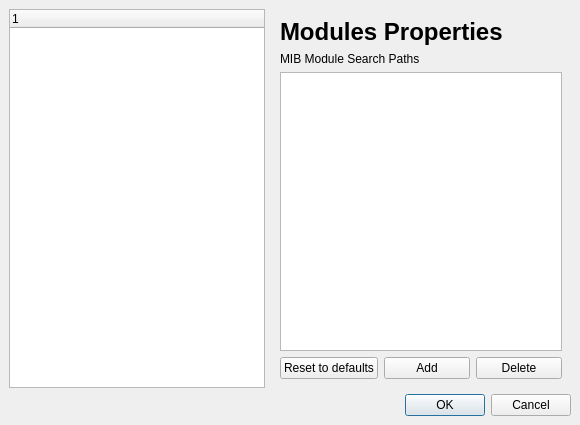
<?xml version="1.0" encoding="UTF-8"?>
<ui version="4.0">
 <comment>
    Copyright (c) 2004-2017 Martin Jolicoeur and contributors
    
    This file is part of the snmpb project and is free software: you can
    redistribute it and/or modify it under the terms of the GNU General
    Public License as published by the Free Software Foundation, either
    version 3 of the License, or (at your option) any later version.
    
    This program is distributed in the hope that it will be useful,
    but WITHOUT ANY WARRANTY; without even the implied warranty of
    MERCHANTABILITY or FITNESS FOR A PARTICULAR PURPOSE.  See the
    GNU General Public License for more details.
    
    You should have received a copy of the GNU General Public License
    along with this program.  If not, see http://www.gnu.org/licenses/.
</comment>
 <class>Preferences</class>
 <widget class="QDialog" name="Preferences">
  <property name="geometry">
   <rect>
    <x>0</x>
    <y>0</y>
    <width>580</width>
    <height>425</height>
   </rect>
  </property>
  <property name="sizePolicy">
   <sizepolicy hsizetype="Fixed" vsizetype="Fixed">
    <horstretch>0</horstretch>
    <verstretch>0</verstretch>
   </sizepolicy>
  </property>
  <property name="windowTitle">
   <string>Preferences</string>
  </property>
  <property name="windowIcon">
   <iconset>
    <normaloff>images/snmpb.png</normaloff>images/snmpb.png</iconset>
  </property>
  <layout class="QGridLayout">
   <property name="margin">
    <number>9</number>
   </property>
   <property name="spacing">
    <number>6</number>
   </property>
   <item row="0" column="0">
    <widget class="QTreeWidget" name="PreferencesTree">
     <property name="sizePolicy">
      <sizepolicy hsizetype="Preferred" vsizetype="Preferred">
       <horstretch>0</horstretch>
       <verstretch>0</verstretch>
      </sizepolicy>
     </property>
     <column>
      <property name="text">
       <string notr="true">1</string>
      </property>
     </column>
    </widget>
   </item>
   <item row="0" column="1">
    <widget class="QStackedWidget" name="PreferencesProps">
     <property name="currentIndex">
      <number>2</number>
     </property>
     <widget class="QWidget" name="TransportProps">
      <layout class="QGridLayout">
       <item row="0" column="0">
        <widget class="QLabel" name="TransportPropsL">
         <property name="text">
          <string>&lt;html&gt;&lt;head&gt;&lt;meta name=&quot;qrichtext&quot; content=&quot;1&quot; /&gt;&lt;style type=&quot;text/css&quot;&gt;
p, li { white-space: pre-wrap; }
&lt;/style&gt;&lt;/head&gt;&lt;body style=&quot; font-family:'Sans Serif'; font-size:12pt; font-weight:400; font-style:normal; text-decoration:none;&quot;&gt;
&lt;p style=&quot; margin-top:0px; margin-bottom:0px; margin-left:0px; margin-right:0px; -qt-block-indent:0; text-indent:0px;&quot;&gt;&lt;span style=&quot; font-size:18pt; font-weight:600;&quot;&gt;Transport Properties&lt;/span&gt;&lt;/p&gt;&lt;/body&gt;&lt;/html&gt;</string>
         </property>
        </widget>
       </item>
       <item row="1" column="0">
        <spacer>
         <property name="orientation">
          <enum>Qt::Vertical</enum>
         </property>
         <property name="sizeType">
          <enum>QSizePolicy::Fixed</enum>
         </property>
         <property name="sizeHint" stdset="0">
          <size>
           <width>20</width>
           <height>40</height>
          </size>
         </property>
        </spacer>
       </item>
       <item row="2" column="0">
        <widget class="QGroupBox" name="Protocol">
         <property name="title">
          <string>Protocol</string>
         </property>
         <layout class="QGridLayout">
          <property name="margin">
           <number>9</number>
          </property>
          <property name="spacing">
           <number>6</number>
          </property>
          <item row="1" column="0">
           <widget class="QCheckBox" name="EnableIPv4">
            <property name="text">
             <string>Enable Internet Protocol v4 (IPv4)</string>
            </property>
           </widget>
          </item>
          <item row="2" column="0">
           <widget class="QCheckBox" name="EnableIPv6">
            <property name="text">
             <string>Enable Internet Protocol v6 (IPv6)</string>
            </property>
           </widget>
          </item>
         </layout>
        </widget>
       </item>
       <item row="4" column="0">
        <spacer>
         <property name="orientation">
          <enum>Qt::Vertical</enum>
         </property>
         <property name="sizeType">
          <enum>QSizePolicy::Expanding</enum>
         </property>
         <property name="sizeHint" stdset="0">
          <size>
           <width>20</width>
           <height>111</height>
          </size>
         </property>
        </spacer>
       </item>
      </layout>
     </widget>
     <widget class="QWidget" name="MIBTreeProps">
      <layout class="QGridLayout">
       <property name="margin">
        <number>9</number>
       </property>
       <property name="spacing">
        <number>6</number>
       </property>
       <item row="2" column="0">
        <widget class="QGroupBox" name="WindowPrefs">
         <property name="title">
          <string>Window preferences</string>
         </property>
         <layout class="QGridLayout">
          <property name="margin">
           <number>9</number>
          </property>
          <property name="spacing">
           <number>6</number>
          </property>
          <item row="0" column="0">
           <widget class="QCheckBox" name="HorizontalSplit">
            <property name="text">
             <string>Horizontal Split</string>
            </property>
           </widget>
          </item>
         </layout>
        </widget>
       </item>
       <item row="3" column="0">
        <widget class="QGroupBox" name="AutomaticLoading">
         <property name="title">
          <string>Automatic MIB loading on walk</string>
         </property>
         <layout class="QGridLayout">
          <property name="margin">
           <number>9</number>
          </property>
          <property name="spacing">
           <number>6</number>
          </property>
          <item row="0" column="0">
           <widget class="QRadioButton" name="MibLoadingEnable">
            <property name="text">
             <string>Enable</string>
            </property>
           </widget>
          </item>
          <item row="1" column="0">
           <widget class="QRadioButton" name="MibLoadingEnablePrompt">
            <property name="text">
             <string>Enable and prompt for loading</string>
            </property>
           </widget>
          </item>
          <item row="2" column="0">
           <widget class="QRadioButton" name="MibLoadingDisable">
            <property name="text">
             <string>Disable</string>
            </property>
           </widget>
          </item>
         </layout>
        </widget>
       </item>
       <item row="4" column="0">
        <spacer>
         <property name="orientation">
          <enum>Qt::Vertical</enum>
         </property>
         <property name="sizeHint" stdset="0">
          <size>
           <width>20</width>
           <height>81</height>
          </size>
         </property>
        </spacer>
       </item>
       <item row="0" column="0">
        <widget class="QLabel" name="MIBTreePropsL">
         <property name="text">
          <string>&lt;html&gt;&lt;head&gt;&lt;meta name=&quot;qrichtext&quot; content=&quot;1&quot; /&gt;&lt;style type=&quot;text/css&quot;&gt;
p, li { white-space: pre-wrap; }
&lt;/style&gt;&lt;/head&gt;&lt;body style=&quot; font-family:'Sans Serif'; font-size:12pt; font-weight:400; font-style:normal; text-decoration:none;&quot;&gt;
&lt;p style=&quot; margin-top:0px; margin-bottom:0px; margin-left:0px; margin-right:0px; -qt-block-indent:0; text-indent:0px;&quot;&gt;&lt;span style=&quot; font-size:18pt; font-weight:600;&quot;&gt;MIB Tree Properties&lt;/span&gt;&lt;/p&gt;&lt;/body&gt;&lt;/html&gt;</string>
         </property>
        </widget>
       </item>
       <item row="1" column="0">
        <spacer>
         <property name="orientation">
          <enum>Qt::Vertical</enum>
         </property>
         <property name="sizeType">
          <enum>QSizePolicy::Fixed</enum>
         </property>
         <property name="sizeHint" stdset="0">
          <size>
           <width>20</width>
           <height>40</height>
          </size>
         </property>
        </spacer>
       </item>
      </layout>
     </widget>
     <widget class="QWidget" name="ModulesProps">
      <layout class="QGridLayout">
       <property name="margin">
        <number>9</number>
       </property>
       <property name="spacing">
        <number>6</number>
       </property>
       <item row="2" column="0" colspan="3">
        <widget class="QListWidget" name="ModulePaths">
         <property name="dragDropMode">
          <enum>QAbstractItemView::InternalMove</enum>
         </property>
         <property name="selectionMode">
          <enum>QAbstractItemView::ExtendedSelection</enum>
         </property>
        </widget>
       </item>
       <item row="3" column="0">
        <widget class="QPushButton" name="ModulePathsReset">
         <property name="text">
          <string>Reset to defaults</string>
         </property>
        </widget>
       </item>
       <item row="1" column="0" colspan="3">
        <widget class="QLabel" name="ModulePathsL">
         <property name="text">
          <string>MIB Module Search Paths</string>
         </property>
        </widget>
       </item>
       <item row="0" column="0" colspan="3">
        <widget class="QLabel" name="ModulesPropsL">
         <property name="text">
          <string>&lt;html&gt;&lt;head&gt;&lt;meta name=&quot;qrichtext&quot; content=&quot;1&quot; /&gt;&lt;style type=&quot;text/css&quot;&gt;
p, li { white-space: pre-wrap; }
&lt;/style&gt;&lt;/head&gt;&lt;body style=&quot; font-family:'Sans Serif'; font-size:12pt; font-weight:400; font-style:normal; text-decoration:none;&quot;&gt;
&lt;p style=&quot; margin-top:0px; margin-bottom:0px; margin-left:0px; margin-right:0px; -qt-block-indent:0; text-indent:0px;&quot;&gt;&lt;span style=&quot; font-size:18pt; font-weight:600;&quot;&gt;Modules Properties&lt;/span&gt;&lt;/p&gt;&lt;/body&gt;&lt;/html&gt;</string>
         </property>
        </widget>
       </item>
       <item row="3" column="2">
        <widget class="QPushButton" name="ModulePathsDelete">
         <property name="text">
          <string>Delete</string>
         </property>
        </widget>
       </item>
       <item row="3" column="1">
        <widget class="QPushButton" name="ModulePathsAdd">
         <property name="text">
          <string>Add</string>
         </property>
        </widget>
       </item>
      </layout>
     </widget>
     <widget class="QWidget" name="TrapProps">
      <layout class="QGridLayout">
       <item row="0" column="0">
        <widget class="QLabel" name="TrapsPropsL">
         <property name="text">
          <string>&lt;html&gt;&lt;head&gt;&lt;meta name=&quot;qrichtext&quot; content=&quot;1&quot; /&gt;&lt;style type=&quot;text/css&quot;&gt;
p, li { white-space: pre-wrap; }
&lt;/style&gt;&lt;/head&gt;&lt;body style=&quot; font-family:'Sans Serif'; font-size:12pt; font-weight:400; font-style:normal; text-decoration:none;&quot;&gt;
&lt;p style=&quot; margin-top:0px; margin-bottom:0px; margin-left:0px; margin-right:0px; -qt-block-indent:0; text-indent:0px;&quot;&gt;&lt;span style=&quot; font-size:18pt; font-weight:600;&quot;&gt;Traps Properties&lt;/span&gt;&lt;/p&gt;&lt;/body&gt;&lt;/html&gt;</string>
         </property>
        </widget>
       </item>
       <item row="1" column="0">
        <spacer>
         <property name="orientation">
          <enum>Qt::Vertical</enum>
         </property>
         <property name="sizeType">
          <enum>QSizePolicy::Fixed</enum>
         </property>
         <property name="sizeHint" stdset="0">
          <size>
           <width>20</width>
           <height>40</height>
          </size>
         </property>
        </spacer>
       </item>
       <item row="2" column="0">
        <widget class="QGroupBox" name="BindingTrapPort">
         <property name="title">
          <string>Binding Trap Port</string>
         </property>
         <layout class="QGridLayout">
          <property name="margin">
           <number>9</number>
          </property>
          <property name="spacing">
           <number>6</number>
          </property>
          <item row="0" column="1">
           <widget class="QSpinBox" name="TrapPort">
            <property name="minimum">
             <number>1</number>
            </property>
            <property name="maximum">
             <number>65535</number>
            </property>
            <property name="value">
             <number>1</number>
            </property>
           </widget>
          </item>
          <item row="0" column="0">
           <widget class="QLabel" name="TrapPortL">
            <property name="text">
             <string>IPv4 port number</string>
            </property>
           </widget>
          </item>
          <item row="1" column="1">
           <widget class="QSpinBox" name="TrapPort6">
            <property name="minimum">
             <number>1</number>
            </property>
            <property name="maximum">
             <number>65535</number>
            </property>
            <property name="value">
             <number>1</number>
            </property>
           </widget>
          </item>
          <item row="1" column="0">
           <widget class="QLabel" name="TrapPort6L">
            <property name="text">
             <string>IPv6 port number</string>
            </property>
           </widget>
          </item>
         </layout>
        </widget>
       </item>
       <item row="3" column="0">
        <widget class="QGroupBox" name="Display">
         <property name="title">
          <string>Display</string>
         </property>
         <layout class="QGridLayout">
          <property name="margin">
           <number>9</number>
          </property>
          <property name="spacing">
           <number>6</number>
          </property>
          <item row="1" column="0">
           <widget class="QCheckBox" name="ShowAgentName">
            <property name="text">
             <string>Show agent hostname (DNS resolve)</string>
            </property>
           </widget>
          </item>
          <item row="2" column="0">
           <widget class="QCheckBox" name="ExpandTrapBinding">
            <property name="text">
             <string>Always expand trap content bindings</string>
            </property>
           </widget>
          </item>
         </layout>
        </widget>
       </item>
       <item row="4" column="0">
        <spacer>
         <property name="orientation">
          <enum>Qt::Vertical</enum>
         </property>
         <property name="sizeType">
          <enum>QSizePolicy::Expanding</enum>
         </property>
         <property name="sizeHint" stdset="0">
          <size>
           <width>20</width>
           <height>111</height>
          </size>
         </property>
        </spacer>
       </item>
      </layout>
     </widget>
    </widget>
   </item>
   <item row="1" column="0" colspan="2">
    <widget class="QDialogButtonBox" name="OKCancelBox">
     <property name="orientation">
      <enum>Qt::Horizontal</enum>
     </property>
     <property name="standardButtons">
      <set>QDialogButtonBox::Cancel|QDialogButtonBox::Ok</set>
     </property>
    </widget>
   </item>
  </layout>
 </widget>
 <tabstops>
  <tabstop>PreferencesTree</tabstop>
  <tabstop>HorizontalSplit</tabstop>
  <tabstop>MibLoadingEnable</tabstop>
  <tabstop>MibLoadingEnablePrompt</tabstop>
  <tabstop>MibLoadingDisable</tabstop>
  <tabstop>ModulePaths</tabstop>
  <tabstop>ModulePathsReset</tabstop>
  <tabstop>ModulePathsAdd</tabstop>
  <tabstop>ModulePathsDelete</tabstop>
  <tabstop>TrapPort</tabstop>
  <tabstop>TrapPort6</tabstop>
  <tabstop>ShowAgentName</tabstop>
  <tabstop>ExpandTrapBinding</tabstop>
  <tabstop>EnableIPv4</tabstop>
  <tabstop>EnableIPv6</tabstop>
  <tabstop>OKCancelBox</tabstop>
 </tabstops>
 <resources/>
 <connections>
  <connection>
   <sender>OKCancelBox</sender>
   <signal>accepted()</signal>
   <receiver>Preferences</receiver>
   <slot>accept()</slot>
   <hints>
    <hint type="sourcelabel">
     <x>258</x>
     <y>499</y>
    </hint>
    <hint type="destinationlabel">
     <x>157</x>
     <y>274</y>
    </hint>
   </hints>
  </connection>
  <connection>
   <sender>OKCancelBox</sender>
   <signal>rejected()</signal>
   <receiver>Preferences</receiver>
   <slot>reject()</slot>
   <hints>
    <hint type="sourcelabel">
     <x>326</x>
     <y>499</y>
    </hint>
    <hint type="destinationlabel">
     <x>286</x>
     <y>274</y>
    </hint>
   </hints>
  </connection>
 </connections>
</ui>
